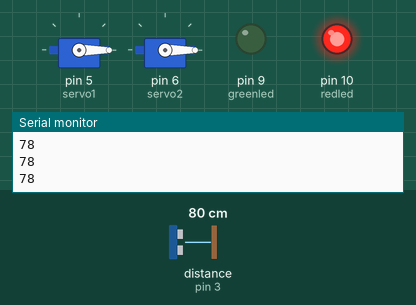
Simulated run of this sketch. Board: Arduino Uno, built with avr-gcc and run on an emulated ATmega328P. Shown: 2 × servo, output pins drawn as LEDs (lit = HIGH), the last lines printed to the serial monitor. Wiring (inferred from the names in the program): ultrasonic range finder: trigger pin 2; echo pin 3. The inputs (shaded band) are chosen by the test bench; at power-on: distance to the obstacle (sensor on pin 3) 80 cm. The echo pulse lasts 58.3 µs per cm; pins used as bus, display or sensor lines are not drawn.

Above: at 1.2 s.
1.3 s: distance to the obstacle (sensor on pin 3) set to 54 cm
4.3 s: distance to the obstacle (sensor on pin 3) set to 45 cm
At 5.0 s:
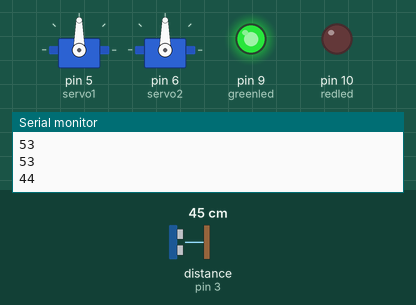
7.3 s: distance to the obstacle (sensor on pin 3) set to 60 cm
At 7.55 s:
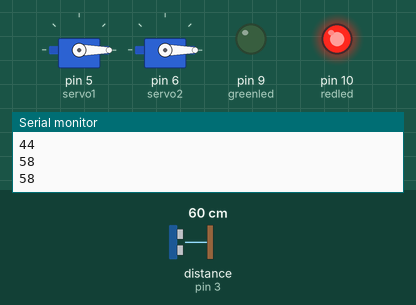
Timing chart, 0 to 10.3 s (numbered marks = the images above; inputs shaded):
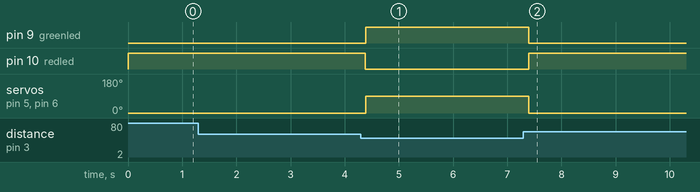

Measured:
- the behaviour switches between 51 and 50 cm on distance to the obstacle (sensor on pin 3) (found by bisection; images 0 and 1)
- after the input at 4.3 s, pin 9 (greenled): LOW → HIGH after 0.09 s; pin 10 (redled): HIGH → LOW after 0.08 s; servo on pin 5 (servo1), servo on pin 6 (servo2): 0° → 90° after 0.09 s
- after the input at 7.3 s, pin 9 (greenled): HIGH → LOW after 0.10 s; pin 10 (redled): LOW → HIGH after 0.10 s; servo on pin 5 (servo1), servo on pin 6 (servo2): 90° → 0° after 0.09 s

The sketch:

Automatic_Door_Ultrasonic_Sensor.ino
```cpp
const int Trigger = 2; // Define Trigger pin
const int Echo = 3; // Define Echo pin
const int greenled = 9; // Define greenled pin
const int redled = 10; // Define redled pin
#include <Servo.h>
Servo servo1; // Add a servo object
Servo servo2; // Add a second servo object

void setup() {
  Serial.begin(9600); // Initialize Serial monitor
  pinMode(Trigger, OUTPUT);
  pinMode(Echo, INPUT);
  digitalWrite(Trigger, LOW);
  pinMode(greenled, OUTPUT);
  pinMode(redled, OUTPUT);

  // attach servo objects to pins 5,6
servo1.attach(5);
servo2.attach(6);

  // Set servos at 0
servo1.write(0);
servo2.write(0);

  // Turn off LEDs
digitalWrite(greenled, LOW);
digitalWrite(redled, LOW);
}

void loop() {

  // Add variables "t" for time and "d" for distance
long t;
long d;

digitalWrite(Trigger, HIGH);
  delayMicroseconds(60);
  digitalWrite(Trigger, LOW);
  t = pulseIn(Echo, HIGH);
  d = t/59;

  Serial.println(d);

 if (d <50){ // Code runs if the distance is lower than 50cm
    digitalWrite(greenled, HIGH);
    servo1.write(90);
    servo2.write(90);
    delay(1000);
    servo1.write(0);
    servo2.write(0);
    digitalWrite(greenled, HIGH);
    digitalWrite(redled, LOW);

  }else{
    digitalWrite(greenled, LOW);
    digitalWrite(redled, HIGH);
    delay(100);
      digitalWrite(redled, LOW);

  }


}
```
